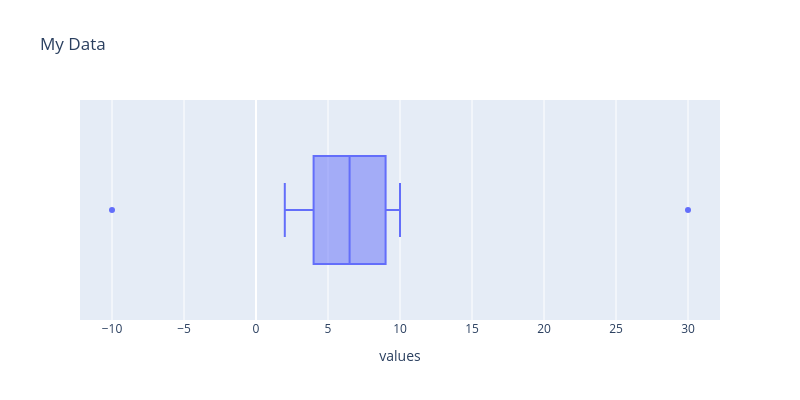

Notebook code for this chart:
### Code cell
fig=px.box(df,x="values",points="outliers",title="My Data ")
fig.update_layout(width=800,height=400)
fig.show()

### Figure 1 — Plotly figure (JSON) as saved in the notebook; plotly's stock layout.template omitted (floating-point values rounded to 4 significant figures)
{"data": [{"alignmentgroup": "True", "boxpoints": "outliers", "hovertemplate": "values=%{x}<extra></extra>", "legendgroup": "", "marker": {"color": "#636efa"}, "name": "", "notched": false, "offsetgroup": "", "orientation": "h", "showlegend": false, "type": "box", "x": [-10, 2, 4, 5, 6, 7, 8, 9, 10, 30], "x0": " ", "xaxis": "x", "y0": " ", "yaxis": "y"}], "layout": {"boxmode": "group", "height": 400, "legend": {"tracegroupgap": 0}, "title": {"text": "My Data "}, "width": 800, "xaxis": {"anchor": "y", "domain": [0, 1], "title": {"text": "values"}}, "yaxis": {"anchor": "x", "domain": [0, 1]}}}
